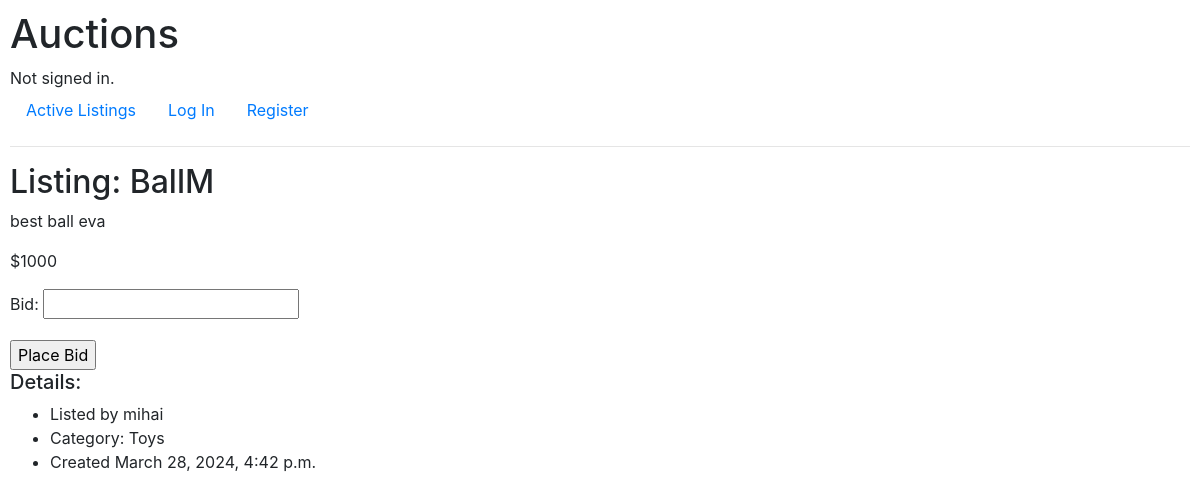
The page /listing/8/ on the database its author committed.
### auctions/models.py (models this page shows, shortened)
class AuctionListing(models.Model):
    id = models.BigAutoField(primary_key=True)
    auctioneer = models.ForeignKey(User, on_delete=models.CASCADE, related_name="listings", default=1)
    title = models.CharField(max_length=64)
    description = models.CharField(max_length=255)
    starting_bid = models.IntegerField()
    date_created = models.DateTimeField(auto_now_add=True)
    category = models.ForeignKey(Category, on_delete=models.CASCADE, related_name="auctions")

class User(AbstractUser):
    pass

class Category(models.Model):
    id = models.BigAutoField(primary_key=True)
    name = models.CharField(max_length=64)
    def __str__(self):
        return self.name

### auctions/views.py (the view)
# urls.py: path("listing/<int:auction_id>/", views.listing_view, name="listing_view"),
def listing_view(request, auction_id):
    auction = AuctionListing.objects.get(pk=auction_id)
    if request.user.is_authenticated:
        is_in_watchlist = Watchlist.objects.filter(watchlist_user=request.user, watchlist_auction=auction).exists()
    else:
        is_in_watchlist = False
    return render(request, "auctions/listing_page.html", {
        "auction": auction,
        "is_in_watchlist": is_in_watchlist,
        "form": BidForm
    })

### auctions/templates/auctions/listing_page.html (shortened to what this page needs)
{% extends "auctions/layout.html" %}
{% block body %}
    <h2>Listing: {{ auction.title }}</h2>
    <div>
        <p>{{ auction.description }}</p>
        <p>${{ auction.starting_bid }}</p>
        <form action="{% url 'place_bid' auction.id %}" method="POST">
            {{ form.as_p }}
            <input type="submit" value="Place Bid">
        </form>
        <h5>Details:</h5>
        <ul>
            <li>Listed by {{ auction.auctioneer }}</li>
            <li>Category: {{ auction.category }}</li>
            <li>Created {{ auction.date_created }}</li>
        </ul>
    </div>
{% endblock %}

### auctions/static/auctions/styles.css (style rules this page uses)
body { padding: 10px; }

### rows shown on the page
AuctionListing: title "BallM", description "best ball eva", starting_bid "1000", auctioneer "mihai", category "Toys", date_created "March 28, 2024, 4:42 p.m."
